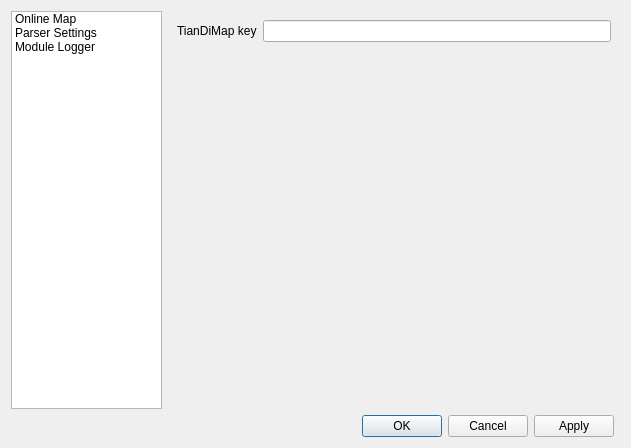
<?xml version="1.0" encoding="UTF-8"?>
<ui version="4.0">
 <class>Preferences_Dialog</class>
 <widget class="QDialog" name="Preferences_Dialog">
  <property name="geometry">
   <rect>
    <x>0</x>
    <y>0</y>
    <width>631</width>
    <height>448</height>
   </rect>
  </property>
  <property name="windowTitle">
   <string>Dialog</string>
  </property>
  <layout class="QGridLayout" name="gridLayout">
   <item row="0" column="0" colspan="3">
    <layout class="QHBoxLayout" name="horizontalLayout" stretch="1,3">
     <item>
      <widget class="QListWidget" name="listWidget">
       <property name="font">
        <font>
         <family>Arial</family>
        </font>
       </property>
       <item>
        <property name="text">
         <string>Online Map</string>
        </property>
       </item>
       <item>
        <property name="text">
         <string>Parser Settings</string>
        </property>
       </item>
       <item>
        <property name="text">
         <string>Module Logger</string>
        </property>
       </item>
      </widget>
     </item>
     <item>
      <widget class="QStackedWidget" name="stackedWidget">
       <property name="font">
        <font>
         <family>Arial</family>
        </font>
       </property>
       <property name="lineWidth">
        <number>2</number>
       </property>
       <widget class="QWidget" name="page_OMap">
        <layout class="QGridLayout" name="gridLayout_3">
         <item row="0" column="0">
          <widget class="QLabel" name="label">
           <property name="font">
            <font>
             <family>Arial</family>
            </font>
           </property>
           <property name="text">
            <string>TianDiMap key</string>
           </property>
          </widget>
         </item>
         <item row="0" column="1">
          <widget class="QLineEdit" name="lineEdit_mapKey">
           <property name="font">
            <font>
             <family>Arial</family>
            </font>
           </property>
          </widget>
         </item>
         <item row="1" column="0">
          <spacer name="verticalSpacer">
           <property name="orientation">
            <enum>Qt::Vertical</enum>
           </property>
           <property name="sizeHint" stdset="0">
            <size>
             <width>20</width>
             <height>40</height>
            </size>
           </property>
          </spacer>
         </item>
        </layout>
       </widget>
       <widget class="QWidget" name="page_Parser">
        <layout class="QGridLayout" name="gridLayout_4">
         <item row="0" column="0">
          <widget class="QGroupBox" name="groupBox">
           <property name="title">
            <string>Parse Protocol</string>
           </property>
           <layout class="QGridLayout" name="gridLayout_2">
            <item row="0" column="0">
             <widget class="QCheckBox" name="checkBox_NMEA">
              <property name="text">
               <string>NMEA</string>
              </property>
              <property name="checked">
               <bool>true</bool>
              </property>
             </widget>
            </item>
            <item row="0" column="1">
             <widget class="QCheckBox" name="checkBox_RTCM">
              <property name="text">
               <string>RTCM</string>
              </property>
              <property name="checked">
               <bool>true</bool>
              </property>
             </widget>
            </item>
            <item row="1" column="0">
             <widget class="QCheckBox" name="checkBox_Broadcom">
              <property name="text">
               <string>Broadcom</string>
              </property>
              <property name="checked">
               <bool>true</bool>
              </property>
             </widget>
            </item>
            <item row="0" column="2">
             <widget class="QCheckBox" name="checkBox_Other">
              <property name="text">
               <string>Other</string>
              </property>
              <property name="checked">
               <bool>true</bool>
              </property>
             </widget>
            </item>
            <item row="1" column="1">
             <widget class="QCheckBox" name="checkBox_MTK">
              <property name="text">
               <string>MTK</string>
              </property>
              <property name="checked">
               <bool>true</bool>
              </property>
             </widget>
            </item>
            <item row="1" column="2">
             <widget class="QCheckBox" name="checkBox_P1">
              <property name="text">
               <string>Point One</string>
              </property>
              <property name="checked">
               <bool>true</bool>
              </property>
             </widget>
            </item>
            <item row="2" column="0">
             <widget class="QCheckBox" name="checkBox_CASIC">
              <property name="text">
               <string>CASIC</string>
              </property>
              <property name="checked">
               <bool>true</bool>
              </property>
             </widget>
            </item>
           </layout>
          </widget>
         </item>
         <item row="1" column="0">
          <spacer name="verticalSpacer_2">
           <property name="orientation">
            <enum>Qt::Vertical</enum>
           </property>
           <property name="sizeHint" stdset="0">
            <size>
             <width>20</width>
             <height>40</height>
            </size>
           </property>
          </spacer>
         </item>
        </layout>
       </widget>
       <widget class="QWidget" name="page_Logger">
        <layout class="QVBoxLayout" name="verticalLayout">
         <item>
          <widget class="QGroupBox" name="groupBox_Size">
           <property name="maximumSize">
            <size>
             <width>381</width>
             <height>56</height>
            </size>
           </property>
           <property name="title">
            <string>Size File</string>
           </property>
           <property name="checkable">
            <bool>true</bool>
           </property>
           <layout class="QHBoxLayout" name="horizontalLayout_3">
            <item>
             <widget class="QLabel" name="label_3">
              <property name="text">
               <string>A new file will be created when the file is greater than</string>
              </property>
             </widget>
            </item>
            <item>
             <widget class="QComboBox" name="comboBox_LogSize">
              <property name="currentIndex">
               <number>0</number>
              </property>
              <item>
               <property name="text">
                <string>100 MB</string>
               </property>
              </item>
              <item>
               <property name="text">
                <string>200 MB</string>
               </property>
              </item>
              <item>
               <property name="text">
                <string>500 MB</string>
               </property>
              </item>
              <item>
               <property name="text">
                <string>1 GB</string>
               </property>
              </item>
              <item>
               <property name="text">
                <string>2 GB</string>
               </property>
              </item>
              <item>
               <property name="text">
                <string>3 GB</string>
               </property>
              </item>
             </widget>
            </item>
           </layout>
          </widget>
         </item>
         <item>
          <widget class="QGroupBox" name="groupBox_Daily">
           <property name="maximumSize">
            <size>
             <width>271</width>
             <height>61</height>
            </size>
           </property>
           <property name="title">
            <string>Daily File</string>
           </property>
           <property name="checkable">
            <bool>true</bool>
           </property>
           <property name="checked">
            <bool>false</bool>
           </property>
           <layout class="QHBoxLayout" name="horizontalLayout_2">
            <item>
             <widget class="QLabel" name="label_2">
              <property name="text">
               <string>A new file is created every day on</string>
              </property>
             </widget>
            </item>
            <item>
             <widget class="QTimeEdit" name="timeEdit_Daily"/>
            </item>
           </layout>
          </widget>
         </item>
         <item>
          <spacer name="verticalSpacer_3">
           <property name="orientation">
            <enum>Qt::Vertical</enum>
           </property>
           <property name="sizeHint" stdset="0">
            <size>
             <width>20</width>
             <height>40</height>
            </size>
           </property>
          </spacer>
         </item>
        </layout>
       </widget>
      </widget>
     </item>
    </layout>
   </item>
   <item row="1" column="0">
    <spacer name="horizontalSpacer">
     <property name="font">
      <font>
       <family>Arial</family>
      </font>
     </property>
     <property name="orientation">
      <enum>Qt::Horizontal</enum>
     </property>
     <property name="sizeHint" stdset="0">
      <size>
       <width>40</width>
       <height>20</height>
      </size>
     </property>
    </spacer>
   </item>
   <item row="1" column="1">
    <widget class="QDialogButtonBox" name="buttonBox">
     <property name="font">
      <font>
       <family>Arial</family>
      </font>
     </property>
     <property name="standardButtons">
      <set>QDialogButtonBox::Apply|QDialogButtonBox::Cancel|QDialogButtonBox::Ok</set>
     </property>
    </widget>
   </item>
  </layout>
 </widget>
 <resources/>
 <connections>
  <connection>
   <sender>listWidget</sender>
   <signal>currentRowChanged(int)</signal>
   <receiver>stackedWidget</receiver>
   <slot>setCurrentIndex(int)</slot>
   <hints>
    <hint type="sourcelabel">
     <x>184</x>
     <y>180</y>
    </hint>
    <hint type="destinationlabel">
     <x>469</x>
     <y>185</y>
    </hint>
   </hints>
  </connection>
 </connections>
</ui>
